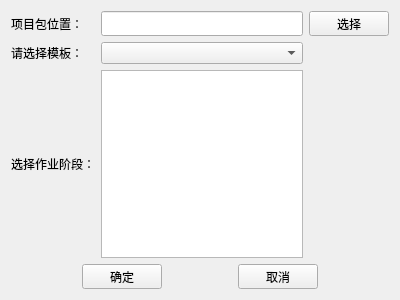
<?xml version="1.0" encoding="UTF-8"?>
<ui version="4.0">
 <class>OpenPrjPackWnd</class>
 <widget class="QWidget" name="OpenPrjPackWnd">
  <property name="geometry">
   <rect>
    <x>0</x>
    <y>0</y>
    <width>400</width>
    <height>300</height>
   </rect>
  </property>
  <property name="windowTitle">
   <string>打开项目包</string>
  </property>
  <layout class="QGridLayout" name="gridLayout">
   <item row="0" column="1">
    <widget class="QLineEdit" name="lineEdit_packpath">
     <property name="enabled">
      <bool>true</bool>
     </property>
     <property name="minimumSize">
      <size>
       <width>0</width>
       <height>25</height>
      </size>
     </property>
     <property name="readOnly">
      <bool>true</bool>
     </property>
    </widget>
   </item>
   <item row="0" column="0">
    <widget class="QLabel" name="label">
     <property name="text">
      <string>项目包位置：</string>
     </property>
    </widget>
   </item>
   <item row="1" column="0">
    <widget class="QLabel" name="label_3">
     <property name="text">
      <string>请选择模板：</string>
     </property>
    </widget>
   </item>
   <item row="4" column="1">
    <widget class="QTableView" name="tableView"/>
   </item>
   <item row="1" column="1">
    <widget class="QComboBox" name="comboBox_template"/>
   </item>
   <item row="0" column="2">
    <widget class="QPushButton" name="pushButton_select">
     <property name="minimumSize">
      <size>
       <width>0</width>
       <height>25</height>
      </size>
     </property>
     <property name="text">
      <string>选择</string>
     </property>
    </widget>
   </item>
   <item row="4" column="0">
    <widget class="QLabel" name="label_2">
     <property name="sizePolicy">
      <sizepolicy hsizetype="Preferred" vsizetype="Fixed">
       <horstretch>0</horstretch>
       <verstretch>0</verstretch>
      </sizepolicy>
     </property>
     <property name="text">
      <string>选择作业阶段：</string>
     </property>
    </widget>
   </item>
   <item row="5" column="0" colspan="3">
    <layout class="QHBoxLayout" name="horizontalLayout">
     <item>
      <spacer name="horizontalSpacer">
       <property name="orientation">
        <enum>Qt::Horizontal</enum>
       </property>
       <property name="sizeHint" stdset="0">
        <size>
         <width>40</width>
         <height>20</height>
        </size>
       </property>
      </spacer>
     </item>
     <item>
      <widget class="QPushButton" name="pushButton_ok">
       <property name="minimumSize">
        <size>
         <width>0</width>
         <height>25</height>
        </size>
       </property>
       <property name="text">
        <string>确定</string>
       </property>
      </widget>
     </item>
     <item>
      <spacer name="horizontalSpacer_3">
       <property name="orientation">
        <enum>Qt::Horizontal</enum>
       </property>
       <property name="sizeHint" stdset="0">
        <size>
         <width>40</width>
         <height>20</height>
        </size>
       </property>
      </spacer>
     </item>
     <item>
      <widget class="QPushButton" name="pushButton_cancel">
       <property name="minimumSize">
        <size>
         <width>0</width>
         <height>25</height>
        </size>
       </property>
       <property name="text">
        <string>取消</string>
       </property>
      </widget>
     </item>
     <item>
      <spacer name="horizontalSpacer_2">
       <property name="orientation">
        <enum>Qt::Horizontal</enum>
       </property>
       <property name="sizeHint" stdset="0">
        <size>
         <width>40</width>
         <height>20</height>
        </size>
       </property>
      </spacer>
     </item>
    </layout>
   </item>
  </layout>
 </widget>
 <layoutdefault spacing="6" margin="11"/>
 <resources/>
 <connections/>
</ui>
